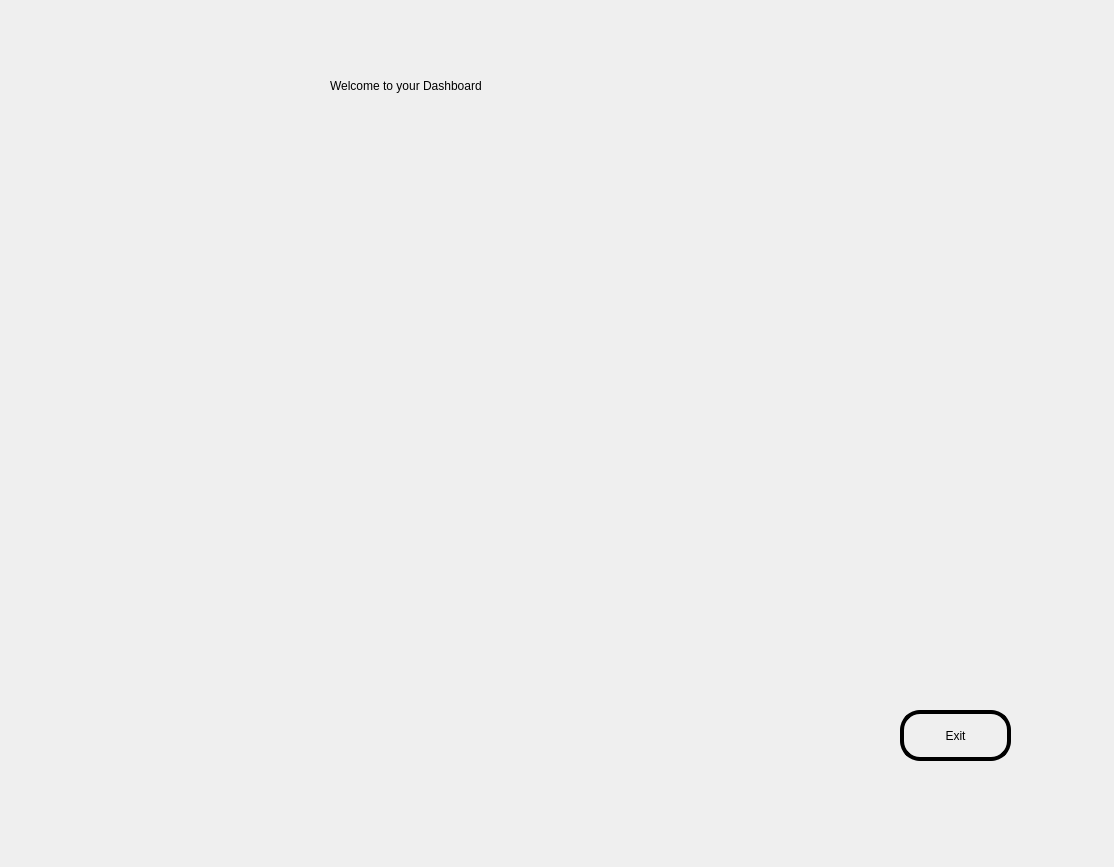
<?xml version="1.0" encoding="UTF-8"?>
<ui version="4.0">
 <class>Dialog</class>
 <widget class="QDialog" name="Dialog">
  <property name="geometry">
   <rect>
    <x>0</x>
    <y>0</y>
    <width>1114</width>
    <height>867</height>
   </rect>
  </property>
  <property name="windowTitle">
   <string>FitYouLogin</string>
  </property>
  <widget class="QLabel" name="label">
   <property name="geometry">
    <rect>
     <x>-6</x>
     <y>-5</y>
     <width>1131</width>
     <height>881</height>
    </rect>
   </property>
   <property name="styleSheet">
    <string notr="true">background-image:url(:/images/blur.jpg)</string>
   </property>
   <property name="text">
    <string/>
   </property>
   <property name="pixmap">
    <pixmap>../../../Data/Icon/blur.jpg</pixmap>
   </property>
   <property name="scaledContents">
    <bool>true</bool>
   </property>
  </widget>
  <widget class="QLabel" name="label_2">
   <property name="geometry">
    <rect>
     <x>330</x>
     <y>50</y>
     <width>431</width>
     <height>71</height>
    </rect>
   </property>
   <property name="styleSheet">
    <string notr="true">font: italic 28pt &quot;Lucida Fax&quot;;
font: 22pt &quot;Goudy Old Style&quot;;</string>
   </property>
   <property name="text">
    <string>Welcome to your Dashboard</string>
   </property>
  </widget>
  <widget class="QPushButton" name="Exit">
   <property name="geometry">
    <rect>
     <x>900</x>
     <y>710</y>
     <width>111</width>
     <height>51</height>
    </rect>
   </property>
   <property name="styleSheet">
    <string notr="true">font: 14pt &quot;MS Shell Dlg 2&quot;;
border-radius:20px;
border-color:black;
background-color:transparent;
border-style:solid;
border-width:4px;
</string>
   </property>
   <property name="text">
    <string>Exit</string>
   </property>
  </widget>
 </widget>
 <resources>
  <include location="../icons.qrc"/>
  <include location="../icons.qrc"/>
 </resources>
 <connections/>
</ui>
